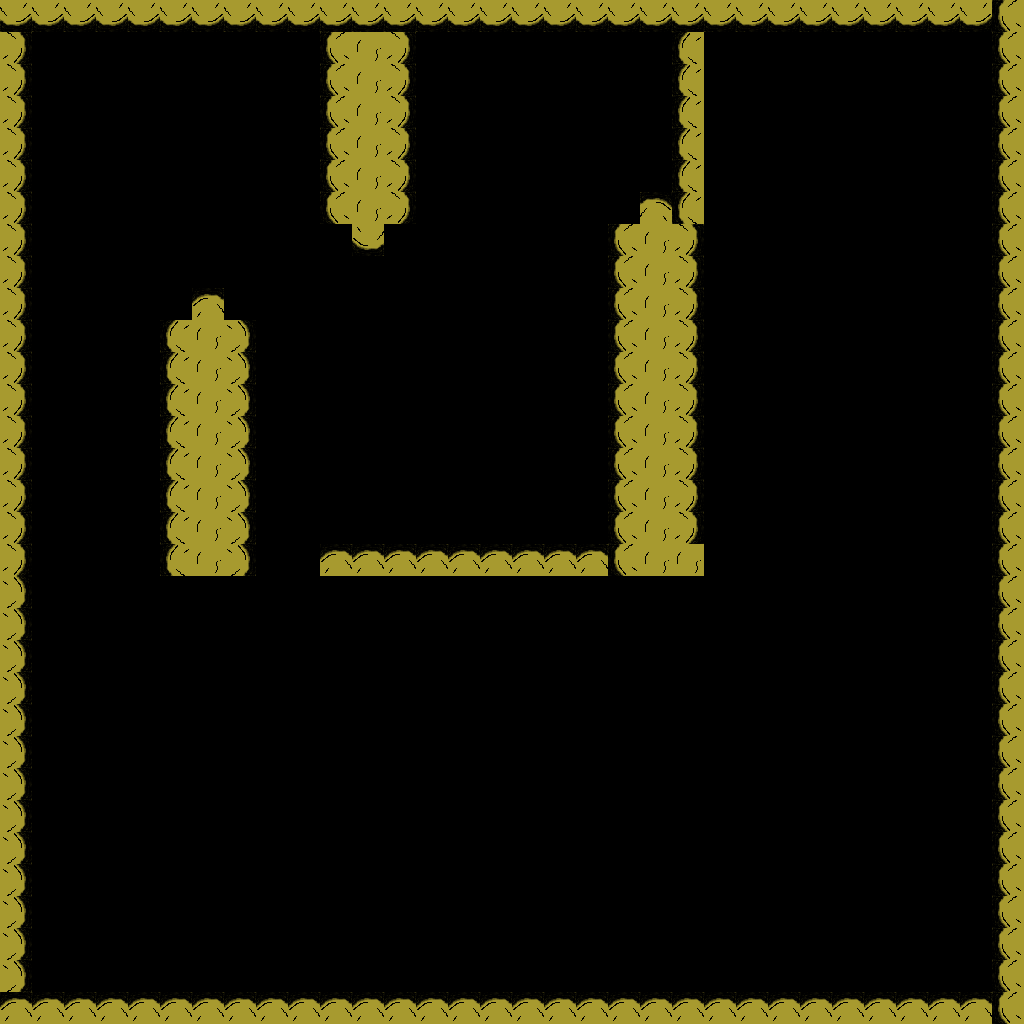

Tiled map render using the project's own tile images. Description and the map definition, with tile-layer contents summarised, below:
An orthogonal 32x32 tile map with 32x32 px tiles, 1 tile layer (foreground), 4 tilesets and 13 objects (start).

<map version="1.0" orientation="orthogonal" width="32" height="32" tilewidth="32" tileheight="32">
 <tileset firstgid="1" name="top" tilewidth="32" tileheight="32">
  <image source="../tileset/top.png" width="32" height="32" />
 </tileset>
 <tileset firstgid="2" name="topright" tilewidth="32" tileheight="32">
  <image source="../tileset/topright.png" width="32" height="32" />
 </tileset>
 <tileset firstgid="3" name="wall" tilewidth="32" tileheight="32">
  <image source="../tileset/wall.png" width="32" height="32" />
 </tileset>
 <tileset firstgid="4" name="landing" tilewidth="32" tileheight="32">
  <image source="../tileset/landing.png" width="64" height="32" />
 </tileset>
 <layer name="foreground" width="32" height="32" opacity="0.97">
  <data>[1024 cells, 217 non-empty, 2 distinct tile ids]</data>
 </layer>
 <objectgroup color="#aa0000" name="collision" width="32" height="32">
  <object x="3" y="4" width="14" height="568" />
  <object x="176" y="300" width="61" height="276" />
  <object x="337" y="3" width="60" height="231" />
  <object x="333" y="557" width="364" height="16" />
  <object x="628" y="208" width="63" height="334" />
  <object x="687" y="5" width="18" height="207" />
  <object x="20" y="7" width="933" height="11" />
  <object x="963" y="4" width="53" height="19" />
  <object x="1009" y="29" width="13" height="981" />
  <object x="5" y="580" width="19" height="440" />
  <object x="40" y="1003" width="904" height="12" />
  <object x="960" y="1004" width="39" height="11" />
 </objectgroup>
 <objectgroup color="#5555ff" name="spawn-points" width="32" height="32">
  <properties>
   <property name="start" value="" />
  </properties>
  <object name="start" x="96" y="823" width="64" height="11" />
 </objectgroup>
</map>